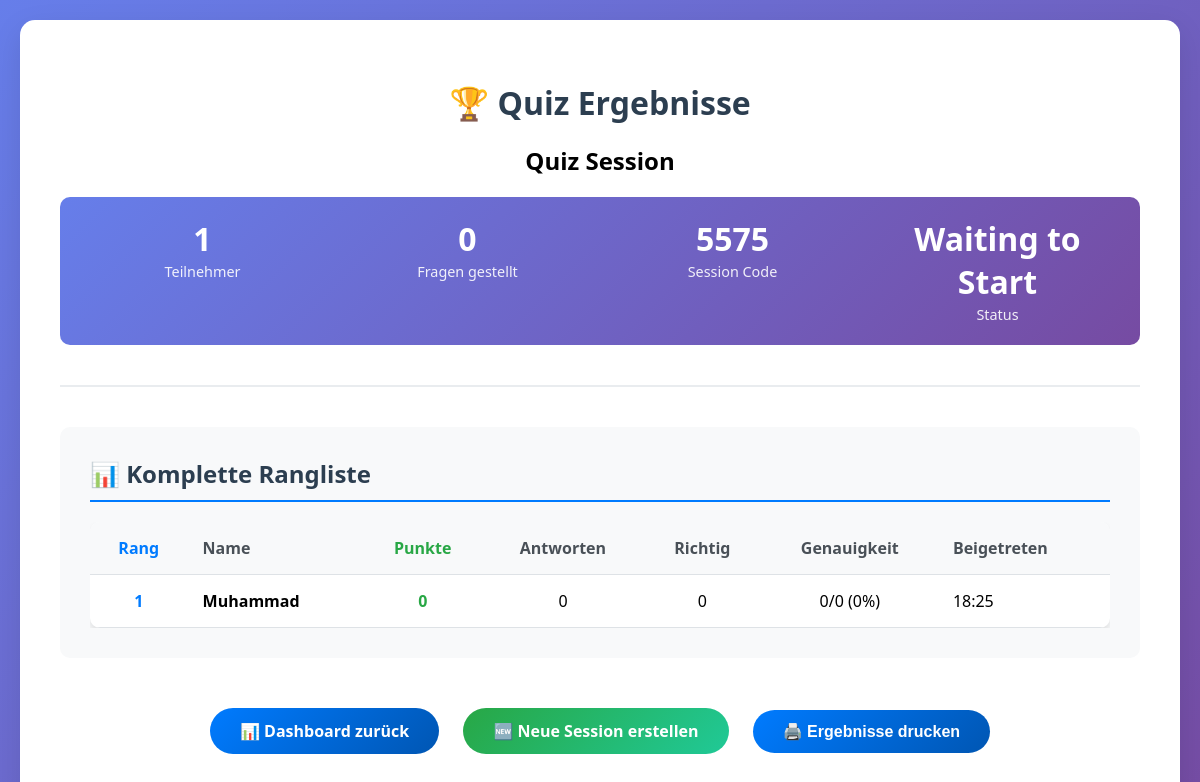
Page /session/5575/results/ on the committed database.
### quiz_app/models.py (models this page shows, shortened)
class Session(models.Model):
    STATUS_CHOICES = [
        ('waiting', 'Waiting to Start'),
        ('active', 'Active'),
        ('paused', 'Paused'),
        ('finished', 'Finished'),
    ]
    id = models.AutoField(primary_key=True)
    session_code = models.UUIDField(default=uuid.uuid4, unique=True, editable=False)
    join_code = models.CharField(max_length=4, unique=True)
    name = models.CharField(max_length=200, default="Quiz Session")
    status = models.CharField(max_length=20, choices=STATUS_CHOICES, default='waiting')
    current_question = models.ForeignKey(
        Question,
        on_delete=models.SET_NULL,
        null=True,
        blank=True,
        related_name="current_for_sessions"
    )
    current_question_number = models.IntegerField(default=0)
    total_questions = models.IntegerField(default=0)
    question_start_time = models.DateTimeField(null=True, blank=True)
    show_answers = models.BooleanField(default=False)
    show_leaderboard = models.BooleanField(default=False)
    auto_advance = models.BooleanField(default=False, help_text="Auto advance to next question")
    show_correct_answer = models.BooleanField(default=True)
    allow_late_joins = models.BooleanField(default=True)
    created_at = models.DateTimeField(default=timezone.now)
    started_at = models.DateTimeField(null=True, blank=True)
    finished_at = models.DateTimeField(null=True, blank=True)
    class Meta:
        ordering = ['-created_at']
    def get_leaderboard(self):
        return self.participants.all().order_by('-points', 'name')

class Participant(models.Model):
    id = models.AutoField(primary_key=True)
    session = models.ForeignKey(Session, on_delete=models.CASCADE, related_name="participants")
    name = models.CharField(max_length=80)
    points = models.IntegerField(default=0)
    is_connected = models.BooleanField(default=True)
    joined_at = models.DateTimeField(default=timezone.now)
    last_seen = models.DateTimeField(auto_now=True)
    class Meta:
        unique_together = ['session', 'name']
        ordering = ['-points', 'name']
    def get_correct_answers_count(self):
        return self.answers.filter(is_correct=True).count()
    def get_total_answers_count(self):
        return self.answers.count()
    def get_accuracy_percentage(self):
        total = self.get_total_answers_count()
        if total == 0:
            return 0
        correct = self.get_correct_answers_count()
        return round((correct / total) * 100, 1)

### quiz_app/views.py (the view, shortened to what this page needs)
# urls.py: path('session/<str:join_code>/results/', views.session_results, name='session_results'),
def session_results(request, join_code):
    session = get_object_or_404(Session, join_code=join_code)
    participants = session.get_leaderboard()
    questions_asked = Question.objects.filter(
        current_for_sessions=session
    ).distinct()
    results_data = []
    context = {
        'session': session,
        'participants': participants,
        'results_data': results_data,
    }
    return render(request, 'quiz_app/session_results.html', context)

### quiz_app/templates/quiz_app/session_results.html (shortened to what this page needs)
{% load quiz_filters %}
<!DOCTYPE html>
<html lang="de">
<head>
</head>
<body>
    <div class="container">
        <div class="header">
            <h1 class="session-title">🏆 Quiz Ergebnisse</h1>
            <h2>{{ session.name }}</h2>
            <div class="session-info">
                <div class="info-item">
                    <span class="info-value">{{ participants.count }}</span>
                    <span class="info-label">Teilnehmer</span>
                </div>
                <div class="info-item">
                    <span class="info-value">{{ results_data|length }}</span>
                    <span class="info-label">Fragen gestellt</span>
                </div>
                <div class="info-item">
                    <span class="info-value">{{ session.join_code }}</span>
                    <span class="info-label">Session Code</span>
                </div>
                <div class="info-item">
                    <span class="info-value">{{ session.get_status_display }}</span>
                    <span class="info-label">Status</span>
                </div>
            </div>
        </div>
        <div class="section">
            <h2>📊 Komplette Rangliste</h2>
            <div class="full-leaderboard">
                <table>
                    <thead>
                        <tr>
                            <th class="rank">Rang</th>
                            <th>Name</th>
                            <th class="points">Punkte</th>
                            <th class="accuracy">Antworten</th>
                            <th class="accuracy">Richtig</th>
                            <th class="accuracy">Genauigkeit</th>
                            <th>Beigetreten</th>
                        </tr>
                    </thead>
                    <tbody>
                        {% for participant in participants %}
                        <tr>
                            <td class="rank">{{ forloop.counter }}</td>
                            <td>
                                <strong>{{ participant.name }}</strong>
                            </td>
                            <td class="points">{{ participant.points }}</td>
                            <td class="accuracy">{{ participant.get_total_answers_count }}</td>
                            <td class="accuracy">{{ participant.get_correct_answers_count }}</td>
                            <td class="accuracy">
                                {{ participant.get_correct_answers_count }}/{{ participant.get_total_answers_count }} ({{ participant.get_accuracy_percentage }}%)
                            </td>
                            <td>{{ participant.joined_at|date:"H:i" }}</td>
                        </tr>
                        {% endfor %}
                    </tbody>
                </table>
            </div>
        </div>
        <div class="actions">
            <a href="{% url 'admin_dashboard' session.join_code %}" class="btn btn-primary">
                📊 Dashboard zurück
            </a>
            <a href="{% url 'create_session' %}" class="btn btn-success">
                🆕 Neue Session erstellen
            </a>
            <button onclick="window.print()" class="btn btn-primary">
                🖨️ Ergebnisse drucken
            </button>
        </div>
    </div>
</body>
</html>

### quiz_app/templates/quiz_app/session_results.html (style rules this page uses)
body { font-family: 'Segoe UI', Tahoma, Geneva, Verdana, sans-serif; margin: 0; padding: 20px; background: linear-gradient(135deg, #667eea 0%, #764ba2 100%); min-height: 100vh; }
.container { max-width: 1200px; margin: 0 auto; background: white; padding: 40px; border-radius: 15px; box-shadow: 0 10px 30px rgba(0,0,0,0.1); }
.header { text-align: center; margin-bottom: 40px; padding-bottom: 20px; border-bottom: 2px solid #e9ecef; }
.session-title { color: #2c3e50; margin-bottom: 10px; }
.session-info { background: linear-gradient(135deg, #667eea 0%, #764ba2 100%); color: white; padding: 20px; border-radius: 10px; margin: 20px 0; display: grid; grid-template-columns: repeat(auto-fit, minmax(200px, 1fr)); gap: 20px; }
.info-item { text-align: center; }
.info-value { font-size: 2em; font-weight: bold; display: block; }
.info-label { font-size: 0.9em; opacity: 0.9; }
.section { margin: 40px 0; background: #f8f9fa; padding: 30px; border-radius: 10px; }
.section h2 { color: #2c3e50; margin-top: 0; border-bottom: 2px solid #007bff; padding-bottom: 10px; }
.full-leaderboard { overflow-x: auto; }
table { width: 100%; border-collapse: collapse; background: white; border-radius: 10px; overflow: hidden; box-shadow: 0 4px 6px rgba(0,0,0,0.1); }
th, td { padding: 15px; text-align: left; border-bottom: 1px solid #dee2e6; }
th { background: #f8f9fa; font-weight: 600; color: #495057; }
.rank { text-align: center; font-weight: bold; color: #007bff; }
.points { text-align: center; font-weight: bold; color: #28a745; }
.accuracy { text-align: center; }
.actions { text-align: center; margin: 40px 0; }
.btn { padding: 12px 30px; border: none; border-radius: 25px; font-size: 16px; font-weight: 600; cursor: pointer; text-decoration: none; display: inline-block; margin: 10px; transition: all 0.3s ease; }
.btn-primary { background: linear-gradient(135deg, #007bff 0%, #0056b3 100%); color: white; }
.btn-success { background: linear-gradient(135deg, #28a745 0%, #20c997 100%); color: white; }

### rows in the picture
Session: name "Quiz Session", join_code "5575", status "Waiting to Start"
Participant: name "Muhammad", points "0", get_total_answers_count "0", get_correct_answers_count "0", get_accuracy_percentage "0", joined_at "18:25"

### other values in the picture
{{ participants.count }} "1"
{{ results_data|length }} "0"
